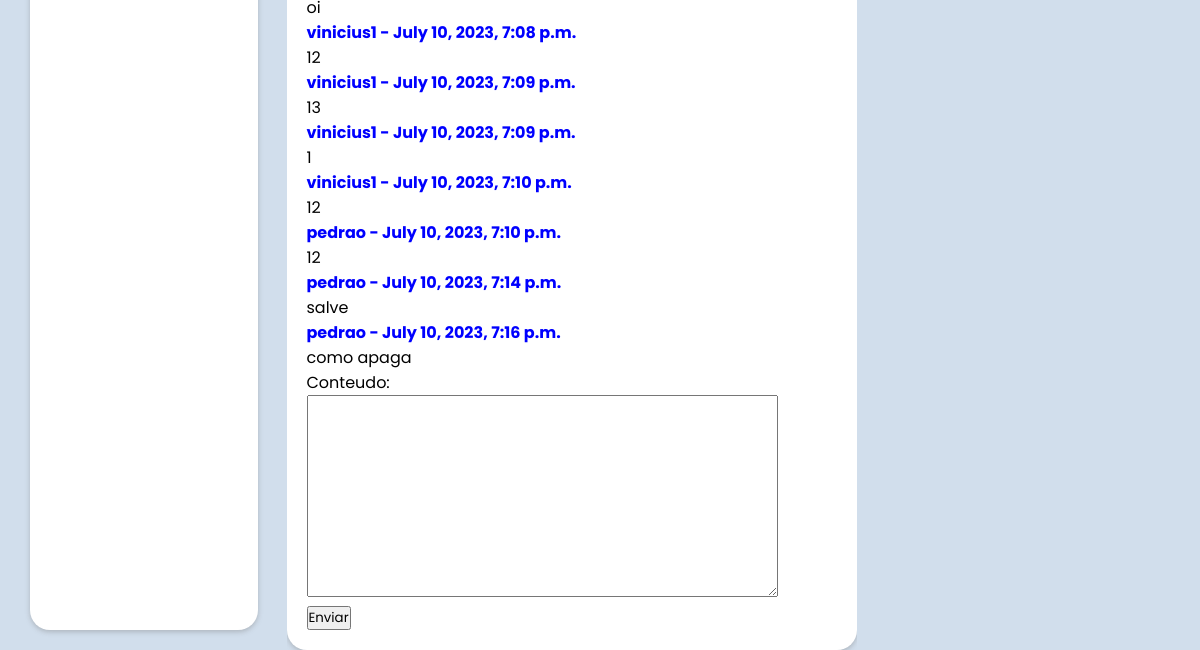
The page /enviar-mensagem/vinicius1/ (signed in, lower part) on the database as committed earlier.
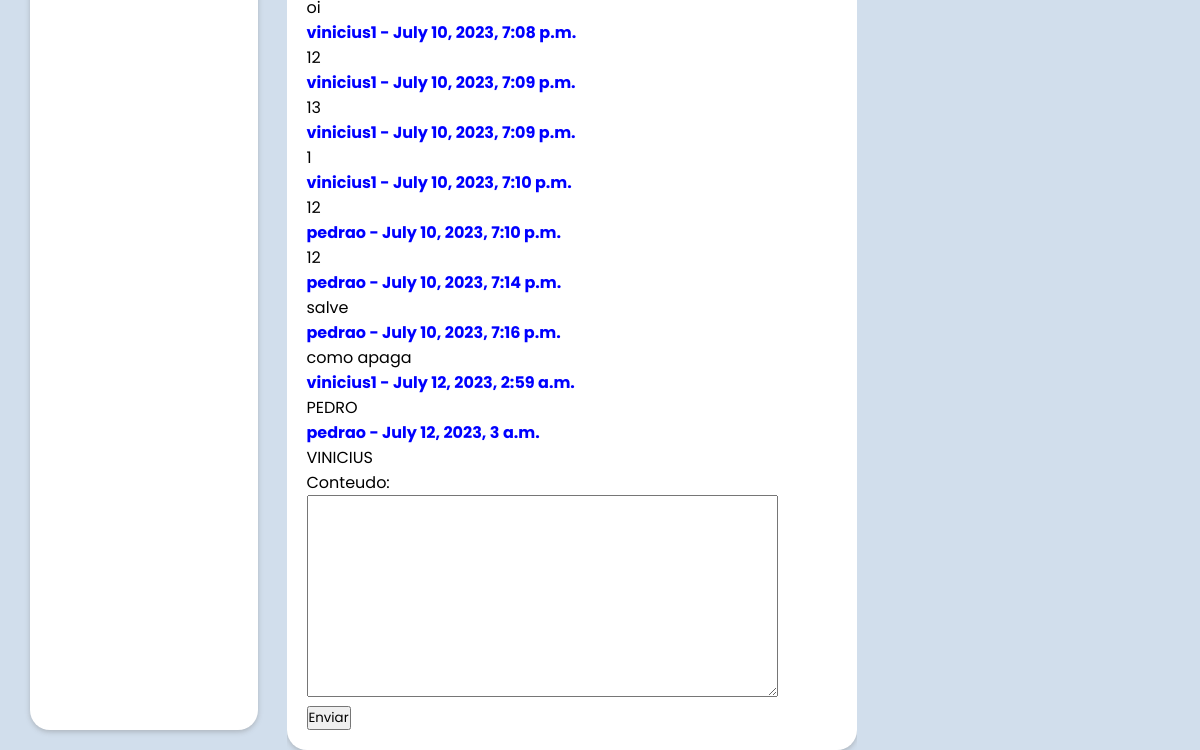
The same page on the database as committed later.
### usuarios/models.py (models this page shows, shortened)
class Mensagem(models.Model):
    remetente = models.ForeignKey(User, on_delete=models.CASCADE, related_name='mensagens_enviadas')
    destinatario = models.ForeignKey(User, on_delete=models.CASCADE, related_name='mensagens_recebidas')
    conteudo = models.TextField()
    data_envio = models.DateTimeField(auto_now_add=True)

### usuarios/views.py (the view)
# urls.py: path('enviar-mensagem/<str:username>/', views.enviar_mensagem, name='enviar_mensagem'),
@login_required(login_url="/login/")
def enviar_mensagem(request, username):
    if request.method == 'POST':
        form = MensagemForm(request.POST)
        if form.is_valid():
            remetente = request.user
            destinatario = User.objects.get(username=username)
            conteudo = form.cleaned_data['conteudo']
            mensagem = Mensagem.objects.create(remetente=remetente, destinatario=destinatario, conteudo=conteudo)
            return redirect('enviar_mensagem', username=username)
    else:
        form = MensagemForm()
    mensagens = Mensagem.objects.filter(remetente=request.user, destinatario__username=username) | Mensagem.objects.filter(remetente__username=username, destinatario=request.user).order_by('data_envio')
    return render(request, 'enviar_mensagem.html', {'form': form, 'mensagens': mensagens, 'username': username})

### usuarios/forms.py
class MensagemForm(forms.Form):
    conteudo = forms.CharField(widget=forms.Textarea)

### usuarios/templates/enviar_mensagem.html (shortened to what this page needs)
{% load static %}
<!DOCTYPE html>
<html lang="en">
<head>
    <link rel="stylesheet" href="{% static 'css/nome.css' %}">
    <link rel="stylesheet" href="{% static 'css/style2.css' %}">
    <link rel="stylesheet" type href="{% static 'css/style2.css' %}">
    <link rel="stylesheet" href="https://cdnjs.cloudflare.com/ajax/libs/font-awesome/6.1.1/css/all.min.css" />
    <link rel="stylesheet" href="https://cdnjs.cloudflare.com/ajax/libs/font-awesome/5.15.3/css/all.min.css">
</head>
<body>
<div class="home">
    <div class="container">
        <div class="home-weapper">
            <div class="home-left">
                <br>
            </div>
            <div class="home-center">
                <div class="home-center-wrapper">
                    <div class="fb-post1">
                        <div class="fb-post1-container">
                            <div class="fb-p1-main">
                                <div>
                                    {% for mensagem in mensagens %}
                                    <h4 class="nome-remetente">{{ mensagem.remetente }} - {{ mensagem.data_envio }}</h4>
                                    <p>{{ mensagem.conteudo }}</p>
                                    {% endfor %}
                                </div>
                                <form method="post">
                                    {{ form.as_p }}
                                    <button type="submit">Enviar</button>
                                </form>
                            </div>
                        </div>
                    </div>
                </div>
            </div>
            <div class="home-right">
            </div>
        </div>
    </div>
</div>
</body>
</html>

Rows that differ between the two databases and show on the page:
added Mensagem: remetente "vinicius1", data_envio "July 12, 2023, 2:59 a.m.", conteudo "PEDRO"
added Mensagem: remetente "pedrao", data_envio "July 12, 2023, 3 a.m.", conteudo "VINICIUS"
